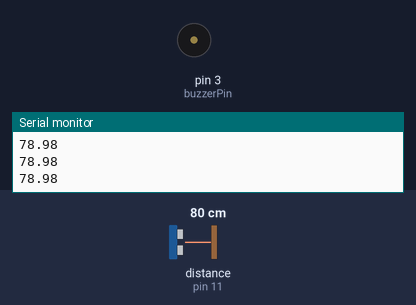
This sketch was run on a simulated Arduino Uno, built with avr-gcc and run on an emulated ATmega328P. On the bench: buzzer (waves = sounding), the last lines printed to the serial monitor. Wiring (inferred from the names in the program): ultrasonic range finder: trigger pin 10; echo pin 11. The inputs (shaded band) are chosen by the test bench; at power-on: distance to the obstacle (sensor on pin 11) 80 cm. The echo pulse lasts 58.3 µs per cm.

Above: at 1.3 s.
1.4 s: distance to the obstacle (sensor on pin 11) set to 23 cm
2.9 s: distance to the obstacle (sensor on pin 11) set to 19 cm
At 4.3 s:
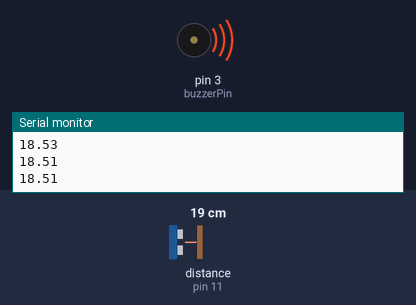
Timing chart, 0 to 5.9 s (numbered marks = the images above; inputs shaded):
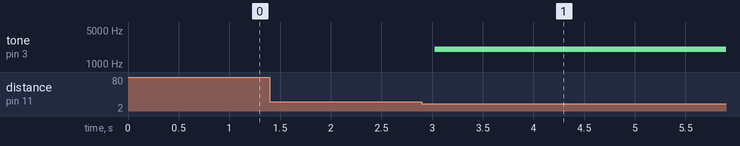

Measured:
- the behaviour switches between 21 and 20 cm on distance to the obstacle (sensor on pin 11) (found by bisection; images 0 and 1)
- after the input at 2.9 s, tone on pin 3 (buzzerPin): silent → 2000 Hz after 0.13 s

The sketch:

UltrasonicSound.ino
```cpp
int trigPin = 10;                  // define Trig pin for ultrasonic ranging module
int echoPin = 11;                  // define Echo pin for ultrasonic ranging module
const int buzzerPin = 3;  // define pin for buzzer

float maxDistance = 200;           // define the range(cm) for ultrasonic ranging module, Maximum sensor distance is rated at 400-500cm.
float soundVelocity = 340;         // Sound velocity = 340 m/s
float rangingTimeOut = 2 * maxDistance / 100 / soundVelocity * 1000000; // define the timeout(ms) for ultrasonic ranging module

void setup() {
  // put your setup code here, to run once:
  pinMode(buzzerPin, OUTPUT); // set buzzerPin to output mode
  Serial.begin(9600); // initialize serial port
    pinMode(trigPin, OUTPUT); // set trigPin to output mode
  pinMode(echoPin, INPUT);  // set echoPin to input mode
}

void loop() {
 byte barDistance = maxDistance; // save the minimum measured distance from obstacles
      byte barDegree;                 // save the minimum measured angel from obstacles
      byte distance;                  // save the current the measured distance from obstacles

  // put your main code here, to run repeatedly:
  float dist = getDistance();
   if(dist<20){
      tone(buzzerPin, 2000);
     }else
     {
      noTone(buzzerPin);
     }
     Serial.println(dist);
     delay(500);
 }


float getDistance() {
  unsigned long pingTime; // save the high level time returned by ultrasonic ranging module
  float distance;         // save the distance away from obstacle

  // set the trigPin output 10us high level to make the ultrasonic ranging module start to measure
  digitalWrite(trigPin, HIGH);
  delayMicroseconds(10);
  digitalWrite(trigPin, LOW);
  // get the high level time returned by ultrasonic ranging module
  pingTime = pulseIn(echoPin, HIGH, rangingTimeOut);

  if (pingTime != 0) {  // if the measure is not overtime
    distance = pingTime * soundVelocity / 2 / 10000;  // calculate the obstacle distance(cm) according to the time of high level returned
    return distance;    // return distance(cm)
  }
  else                  // if the measure is overtime
    return maxDistance; // returns the maximum distance(cm)
}
```
